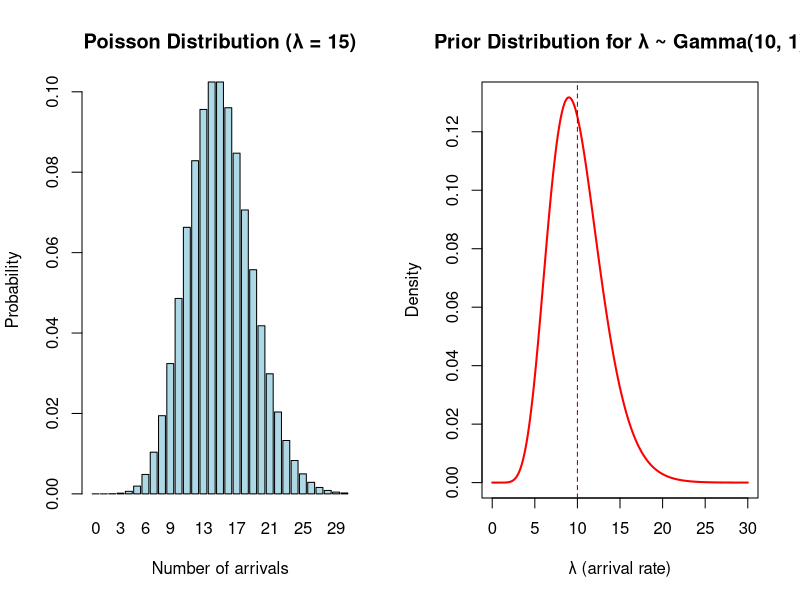
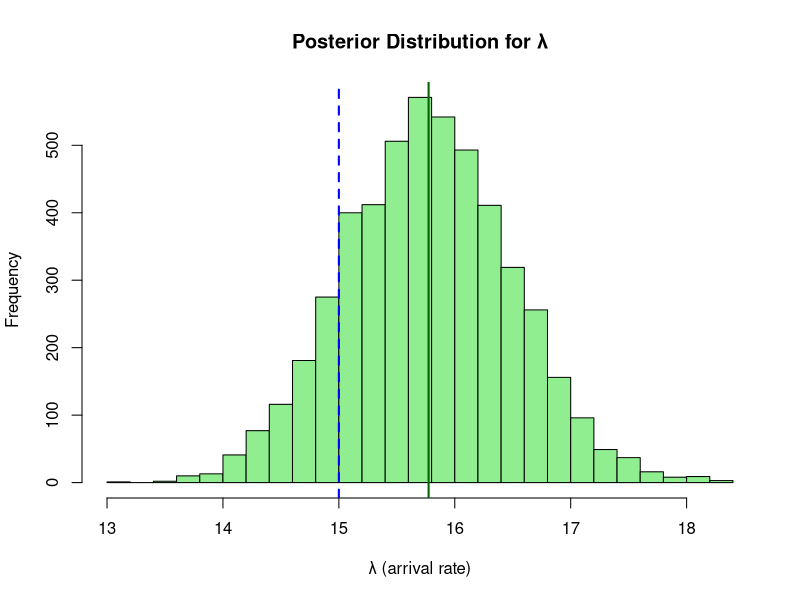
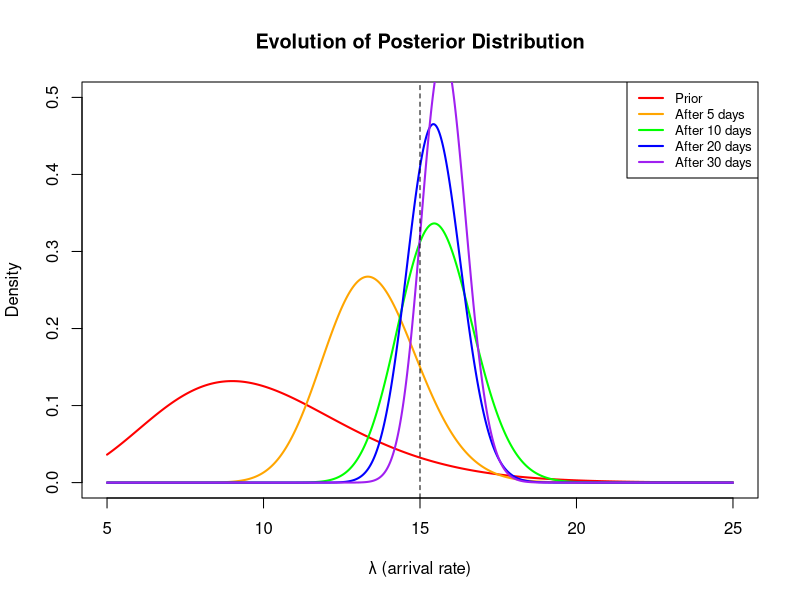
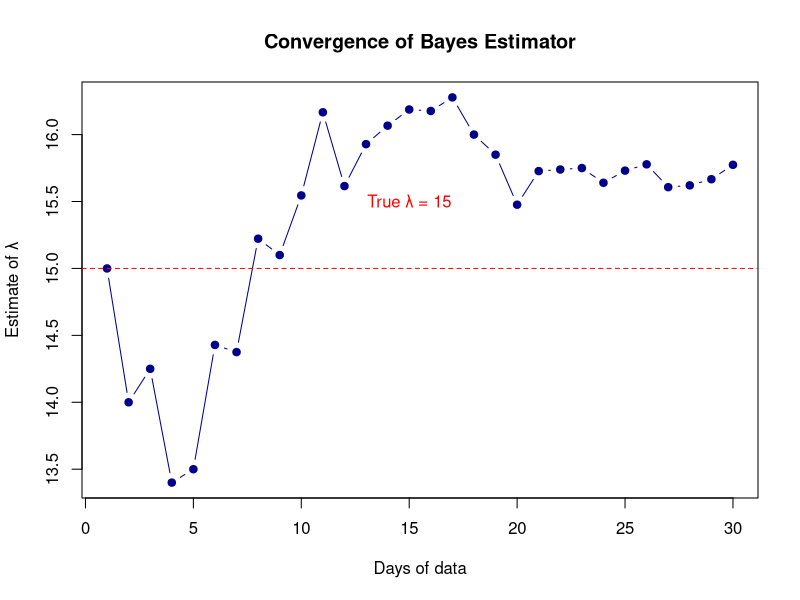
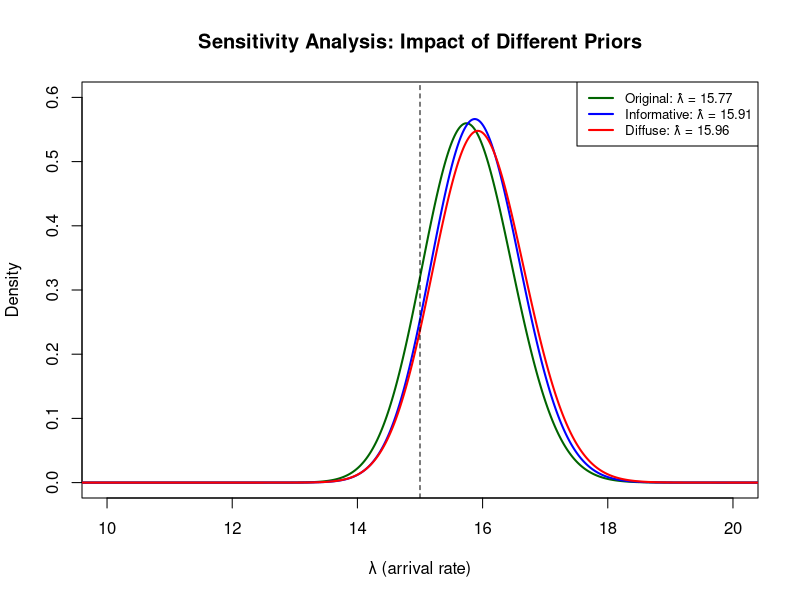

Reproduce these figures in R, in order.
# Part 1: Simulation and Prior Specification
set.seed(42)

# 1A. Simulate 30 days of ER arrivals with true lambda = 15
true_lambda <- 15
days <- 30
arrivals <- rpois(days, true_lambda)

# 1B. Define Gamma prior parameters
alpha_prior <- 10
beta_prior <- 1

# 1C. Visualize the true Poisson distribution and prior
par(mfrow = c(1, 2))

# Poisson distribution with true lambda
x <- 0:30
poisson_pmf <- dpois(x, true_lambda)
barplot(poisson_pmf, names.arg = x, col = "lightblue", 
        main = "Poisson Distribution (λ = 15)",
        xlab = "Number of arrivals", ylab = "Probability")

# Prior distribution for lambda
lambda_range <- seq(0, 30, length.out = 1000)
prior_density <- dgamma(lambda_range, shape = alpha_prior, rate = beta_prior)
plot(lambda_range, prior_density, type = "l", col = "red", lwd = 2,
     main = "Prior Distribution for λ ~ Gamma(10, 1)",
     xlab = "λ (arrival rate)", ylab = "Density")
abline(v = alpha_prior/beta_prior, lty = 2, col = "darkred")  # Prior mean
par(mfrow = c(1, 1))

# Part 2: Posterior Analysis

# 2A. Calculate posterior parameters
total_arrivals <- sum(arrivals)
alpha_posterior <- alpha_prior + total_arrivals
beta_posterior <- beta_prior + days

# 2B. Compute Bayes estimator (posterior mean)
bayes_estimator <- alpha_posterior / beta_posterior
cat("Total arrivals:", total_arrivals, "\n")
cat("Posterior parameters: Gamma(", alpha_posterior, ",", beta_posterior, ")\n")
cat("Bayes estimator (posterior mean):", bayes_estimator, "\n")
cat("True lambda:", true_lambda, "\n")
cat("Sample mean (MLE):", mean(arrivals), "\n")

# 2C. Generate posterior samples and create histogram
posterior_samples <- rgamma(5000, shape = alpha_posterior, rate = beta_posterior)
hist(posterior_samples, breaks = 30, col = "lightgreen", 
     main = "Posterior Distribution for λ",
     xlab = "λ (arrival rate)", ylab = "Frequency")
abline(v = bayes_estimator, col = "darkgreen", lwd = 2, lty = 1)  # Posterior mean
abline(v = true_lambda, col = "blue", lwd = 2, lty = 2)  # True lambda

# Part 3: Sequential Updating

# 3A. Show how posterior evolves with more data
observation_points <- c(5, 10, 20, 30)
lambda_range <- seq(5, 25, length.out = 1000)

# Initialize plot
plot(lambda_range, dgamma(lambda_range, shape = alpha_prior, rate = beta_prior),
     type = "l", col = "red", lwd = 2, 
     main = "Evolution of Posterior Distribution",
     xlab = "λ (arrival rate)", ylab = "Density",
     ylim = c(0, 0.5))

colors <- c("orange", "green", "blue", "purple")
legend_text <- c("Prior")

# Add posterior curves at different points
for (i in 1:length(observation_points)) {
  n <- observation_points[i]
  current_alpha <- alpha_prior + sum(arrivals[1:n])
  current_beta <- beta_prior + n
  
  # Add density curve
  lines(lambda_range, 
        dgamma(lambda_range, shape = current_alpha, rate = current_beta),
        col = colors[i], lwd = 2)
  
  legend_text <- c(legend_text, paste("After", n, "days"))
}

# Add legend and true lambda line
legend("topright", legend = legend_text, 
       col = c("red", colors), lwd = 2, cex = 0.8)
abline(v = true_lambda, lty = 2)

# 3B. Plot how Bayes estimator changes with more data
bayes_estimates <- numeric(days)
for (i in 1:days) {
  current_alpha <- alpha_prior + sum(arrivals[1:i])
  current_beta <- beta_prior + i
  bayes_estimates[i] <- current_alpha / current_beta
}

plot(1:days, bayes_estimates, type = "b", pch = 19,
     col = "darkblue", xlab = "Days of data", ylab = "Estimate of λ",
     main = "Convergence of Bayes Estimator")
abline(h = true_lambda, col = "red", lty = 2)
text(days/2, true_lambda + 0.5, "True λ = 15", col = "red")

# Part 4: Prior Sensitivity Analysis

# 1. Define alternative priors
informative_prior <- c(30, 2)  # Strong belief in lambda ≈ 15
diffuse_prior <- c(0.5, 0.05)  # Minimal prior knowledge
priors <- list(
  Original = c(alpha_prior, beta_prior),
  Informative = informative_prior,
  Diffuse = diffuse_prior
)

# Calculate posteriors for each prior
posterior_params <- list()
bayes_estimates <- numeric(length(priors))
for (i in 1:length(priors)) {
  prior_name <- names(priors)[i]
  alpha <- priors[[i]][1]
  beta <- priors[[i]][2]
  
  # Calculate posterior parameters
  alpha_post <- alpha + total_arrivals
  beta_post <- beta + days
  
  posterior_params[[prior_name]] <- c(alpha_post, beta_post)
  bayes_estimates[i] <- alpha_post / beta_post
}

# Plot posterior distributions for different priors
plot(0, 0, type = "n", xlim = c(10, 20), ylim = c(0, 0.6),
     xlab = "λ (arrival rate)", ylab = "Density",
     main = "Sensitivity Analysis: Impact of Different Priors")

colors <- c("darkgreen", "blue", "red")
for (i in 1:length(posterior_params)) {
  prior_name <- names(posterior_params)[i]
  alpha_post <- posterior_params[[prior_name]][1]
  beta_post <- posterior_params[[prior_name]][2]
  
  lines(lambda_range, 
        dgamma(lambda_range, shape = alpha_post, rate = beta_post),
        col = colors[i], lwd = 2)
}

# Add legend and true lambda line
legend("topright", 
       legend = paste0(names(posterior_params), ": λ̂ = ", round(bayes_estimates, 2)),
       col = colors, lwd = 2, cex = 0.8)
abline(v = true_lambda, lty = 2)